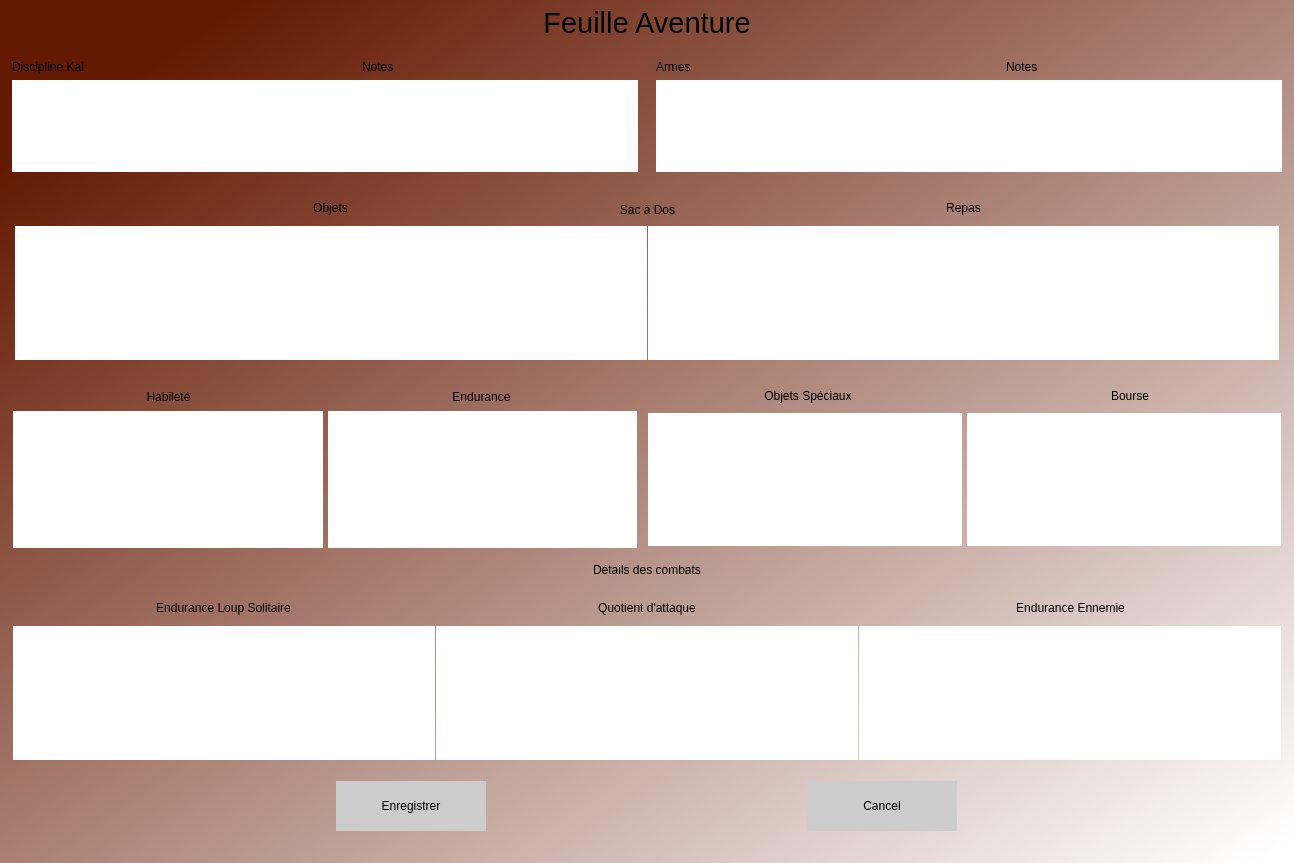
<?xml version="1.0" encoding="UTF-8"?>
<ui version="4.0">
 <class>EcranAventure</class>
 <widget class="QDialog" name="EcranAventure">
  <property name="geometry">
   <rect>
    <x>0</x>
    <y>0</y>
    <width>1294</width>
    <height>863</height>
   </rect>
  </property>
  <property name="windowTitle">
   <string>Dialog</string>
  </property>
  <layout class="QVBoxLayout" name="verticalLayout_2">
   <property name="spacing">
    <number>0</number>
   </property>
   <property name="leftMargin">
    <number>0</number>
   </property>
   <property name="topMargin">
    <number>0</number>
   </property>
   <property name="rightMargin">
    <number>0</number>
   </property>
   <property name="bottomMargin">
    <number>0</number>
   </property>
   <item>
    <widget class="QWidget" name="bgwidget" native="true">
     <property name="sizePolicy">
      <sizepolicy hsizetype="Expanding" vsizetype="Expanding">
       <horstretch>0</horstretch>
       <verstretch>0</verstretch>
      </sizepolicy>
     </property>
     <property name="autoFillBackground">
      <bool>false</bool>
     </property>
     <property name="styleSheet">
      <string notr="true">QWidget#bgwidget{
background: qlineargradient(spread:pad, x1:0.091, y1:0.101636, x2:0.991379, y2:0.977, stop:0 rgba(100, 25, 2, 255), stop:1 rgba(255, 255, 255, 255));}

</string>
     </property>
     <layout class="QVBoxLayout" name="verticalLayout">
      <property name="spacing">
       <number>0</number>
      </property>
      <property name="leftMargin">
       <number>0</number>
      </property>
      <property name="topMargin">
       <number>0</number>
      </property>
      <property name="rightMargin">
       <number>0</number>
      </property>
      <property name="bottomMargin">
       <number>0</number>
      </property>
      <item>
       <widget class="QGroupBox" name="titre_groupBox">
        <property name="sizePolicy">
         <sizepolicy hsizetype="Expanding" vsizetype="Expanding">
          <horstretch>0</horstretch>
          <verstretch>0</verstretch>
         </sizepolicy>
        </property>
        <property name="maximumSize">
         <size>
          <width>16777215</width>
          <height>100</height>
         </size>
        </property>
        <property name="styleSheet">
         <string notr="true">border: none;</string>
        </property>
        <property name="title">
         <string/>
        </property>
        <property name="alignment">
         <set>Qt::AlignCenter</set>
        </property>
        <layout class="QHBoxLayout" name="horizontalLayout">
         <property name="spacing">
          <number>0</number>
         </property>
         <property name="leftMargin">
          <number>0</number>
         </property>
         <property name="topMargin">
          <number>0</number>
         </property>
         <property name="rightMargin">
          <number>0</number>
         </property>
         <property name="bottomMargin">
          <number>0</number>
         </property>
         <item>
          <spacer name="titre_g_horizontalSpacer">
           <property name="orientation">
            <enum>Qt::Horizontal</enum>
           </property>
           <property name="sizeHint" stdset="0">
            <size>
             <width>40</width>
             <height>20</height>
            </size>
           </property>
          </spacer>
         </item>
         <item>
          <widget class="QLabel" name="titre_label">
           <property name="sizePolicy">
            <sizepolicy hsizetype="Maximum" vsizetype="Maximum">
             <horstretch>0</horstretch>
             <verstretch>0</verstretch>
            </sizepolicy>
           </property>
           <property name="maximumSize">
            <size>
             <width>300</width>
             <height>50</height>
            </size>
           </property>
           <property name="baseSize">
            <size>
             <width>0</width>
             <height>0</height>
            </size>
           </property>
           <property name="font">
            <font>
             <pointsize>22</pointsize>
            </font>
           </property>
           <property name="text">
            <string>Feuille Aventure</string>
           </property>
           <property name="alignment">
            <set>Qt::AlignCenter</set>
           </property>
          </widget>
         </item>
         <item>
          <spacer name="titre_d_horizontalSpacer">
           <property name="orientation">
            <enum>Qt::Horizontal</enum>
           </property>
           <property name="sizeHint" stdset="0">
            <size>
             <width>40</width>
             <height>20</height>
            </size>
           </property>
          </spacer>
         </item>
        </layout>
       </widget>
      </item>
      <item>
       <widget class="QGroupBox" name="section_1_groupBox">
        <property name="sizePolicy">
         <sizepolicy hsizetype="Expanding" vsizetype="Expanding">
          <horstretch>0</horstretch>
          <verstretch>0</verstretch>
         </sizepolicy>
        </property>
        <property name="maximumSize">
         <size>
          <width>16777215</width>
          <height>200</height>
         </size>
        </property>
        <property name="styleSheet">
         <string notr="true">border: none;</string>
        </property>
        <property name="title">
         <string/>
        </property>
        <layout class="QHBoxLayout" name="horizontalLayout_3">
         <property name="spacing">
          <number>0</number>
         </property>
         <property name="leftMargin">
          <number>0</number>
         </property>
         <property name="topMargin">
          <number>0</number>
         </property>
         <property name="rightMargin">
          <number>0</number>
         </property>
         <property name="bottomMargin">
          <number>0</number>
         </property>
         <item>
          <widget class="QGroupBox" name="discipline_kai_groupBox">
           <property name="sizePolicy">
            <sizepolicy hsizetype="Expanding" vsizetype="Preferred">
             <horstretch>0</horstretch>
             <verstretch>0</verstretch>
            </sizepolicy>
           </property>
           <property name="styleSheet">
            <string notr="true">border: none;</string>
           </property>
           <property name="title">
            <string/>
           </property>
           <layout class="QVBoxLayout" name="verticalLayout_4">
            <item>
             <widget class="QGroupBox" name="label_discipline_groupBox">
              <property name="sizePolicy">
               <sizepolicy hsizetype="Expanding" vsizetype="Expanding">
                <horstretch>0</horstretch>
                <verstretch>0</verstretch>
               </sizepolicy>
              </property>
              <property name="maximumSize">
               <size>
                <width>400</width>
                <height>70</height>
               </size>
              </property>
              <property name="title">
               <string/>
              </property>
              <layout class="QHBoxLayout" name="horizontalLayout_2">
               <property name="spacing">
                <number>0</number>
               </property>
               <property name="leftMargin">
                <number>0</number>
               </property>
               <property name="topMargin">
                <number>2</number>
               </property>
               <property name="rightMargin">
                <number>0</number>
               </property>
               <property name="bottomMargin">
                <number>0</number>
               </property>
               <item>
                <widget class="QLabel" name="discipline_label">
                 <property name="text">
                  <string>Discipline Kai</string>
                 </property>
                </widget>
               </item>
               <item>
                <widget class="QLabel" name="notes_label">
                 <property name="maximumSize">
                  <size>
                   <width>50</width>
                   <height>16777215</height>
                  </size>
                 </property>
                 <property name="text">
                  <string>Notes</string>
                 </property>
                </widget>
               </item>
              </layout>
             </widget>
            </item>
            <item>
             <widget class="QTextEdit" name="discipline_textEdit">
              <property name="sizePolicy">
               <sizepolicy hsizetype="Expanding" vsizetype="Expanding">
                <horstretch>0</horstretch>
                <verstretch>0</verstretch>
               </sizepolicy>
              </property>
              <property name="maximumSize">
               <size>
                <width>16777215</width>
                <height>16777215</height>
               </size>
              </property>
              <property name="html">
               <string>&lt;!DOCTYPE HTML PUBLIC &quot;-//W3C//DTD HTML 4.0//EN&quot; &quot;http://www.w3.org/TR/REC-html40/strict.dtd&quot;&gt;
&lt;html&gt;&lt;head&gt;&lt;meta name=&quot;qrichtext&quot; content=&quot;1&quot; /&gt;&lt;style type=&quot;text/css&quot;&gt;
p, li { white-space: pre-wrap; }
&lt;/style&gt;&lt;/head&gt;&lt;body style=&quot; font-family:'MS Shell Dlg 2'; font-size:7.8pt; font-weight:400; font-style:normal;&quot;&gt;
&lt;p style=&quot;-qt-paragraph-type:empty; margin-top:12px; margin-bottom:12px; margin-left:0px; margin-right:0px; -qt-block-indent:0; text-indent:0px;&quot;&gt;&lt;br /&gt;&lt;/p&gt;&lt;/body&gt;&lt;/html&gt;</string>
              </property>
             </widget>
            </item>
           </layout>
          </widget>
         </item>
         <item>
          <widget class="QGroupBox" name="armes_groupBox">
           <property name="sizePolicy">
            <sizepolicy hsizetype="Expanding" vsizetype="Expanding">
             <horstretch>0</horstretch>
             <verstretch>0</verstretch>
            </sizepolicy>
           </property>
           <property name="styleSheet">
            <string notr="true">border: none;</string>
           </property>
           <property name="title">
            <string/>
           </property>
           <layout class="QVBoxLayout" name="verticalLayout_3">
            <item>
             <widget class="QGroupBox" name="armes_label_groupBox">
              <property name="sizePolicy">
               <sizepolicy hsizetype="Maximum" vsizetype="Maximum">
                <horstretch>0</horstretch>
                <verstretch>0</verstretch>
               </sizepolicy>
              </property>
              <property name="maximumSize">
               <size>
                <width>400</width>
                <height>70</height>
               </size>
              </property>
              <property name="title">
               <string/>
              </property>
              <layout class="QHBoxLayout" name="horizontalLayout_4">
               <property name="spacing">
                <number>0</number>
               </property>
               <property name="leftMargin">
                <number>0</number>
               </property>
               <property name="topMargin">
                <number>2</number>
               </property>
               <property name="rightMargin">
                <number>0</number>
               </property>
               <property name="bottomMargin">
                <number>0</number>
               </property>
               <item>
                <widget class="QLabel" name="armes_label">
                 <property name="text">
                  <string>Armes</string>
                 </property>
                </widget>
               </item>
               <item>
                <widget class="QLabel" name="notes_label_2">
                 <property name="maximumSize">
                  <size>
                   <width>50</width>
                   <height>16777215</height>
                  </size>
                 </property>
                 <property name="text">
                  <string>Notes</string>
                 </property>
                </widget>
               </item>
              </layout>
             </widget>
            </item>
            <item>
             <widget class="QTextEdit" name="armes_textEdit">
              <property name="sizePolicy">
               <sizepolicy hsizetype="Expanding" vsizetype="Expanding">
                <horstretch>0</horstretch>
                <verstretch>0</verstretch>
               </sizepolicy>
              </property>
              <property name="maximumSize">
               <size>
                <width>16777215</width>
                <height>16777215</height>
               </size>
              </property>
             </widget>
            </item>
           </layout>
          </widget>
         </item>
        </layout>
       </widget>
      </item>
      <item>
       <widget class="QGroupBox" name="section_2_groupBox">
        <property name="styleSheet">
         <string notr="true">border: none;</string>
        </property>
        <property name="title">
         <string/>
        </property>
        <layout class="QHBoxLayout" name="horizontalLayout_14">
         <property name="spacing">
          <number>0</number>
         </property>
         <property name="leftMargin">
          <number>0</number>
         </property>
         <property name="topMargin">
          <number>0</number>
         </property>
         <property name="rightMargin">
          <number>0</number>
         </property>
         <property name="bottomMargin">
          <number>0</number>
         </property>
         <item>
          <widget class="QGroupBox" name="sac_a_dos_groupBox">
           <property name="title">
            <string/>
           </property>
           <layout class="QVBoxLayout" name="verticalLayout_7">
            <property name="spacing">
             <number>11</number>
            </property>
            <property name="leftMargin">
             <number>11</number>
            </property>
            <property name="topMargin">
             <number>11</number>
            </property>
            <property name="rightMargin">
             <number>11</number>
            </property>
            <property name="bottomMargin">
             <number>11</number>
            </property>
            <item>
             <widget class="QGroupBox" name="sac_label_groupBox">
              <property name="sizePolicy">
               <sizepolicy hsizetype="Expanding" vsizetype="Expanding">
                <horstretch>0</horstretch>
                <verstretch>0</verstretch>
               </sizepolicy>
              </property>
              <property name="maximumSize">
               <size>
                <width>16777215</width>
                <height>30</height>
               </size>
              </property>
              <property name="title">
               <string>Sac à Dos</string>
              </property>
              <property name="alignment">
               <set>Qt::AlignCenter</set>
              </property>
              <layout class="QHBoxLayout" name="horizontalLayout_10">
               <property name="spacing">
                <number>0</number>
               </property>
               <property name="leftMargin">
                <number>0</number>
               </property>
               <property name="topMargin">
                <number>0</number>
               </property>
               <property name="rightMargin">
                <number>0</number>
               </property>
               <property name="bottomMargin">
                <number>0</number>
               </property>
               <item>
                <widget class="QLabel" name="objet_sac_label">
                 <property name="text">
                  <string>Objets</string>
                 </property>
                 <property name="alignment">
                  <set>Qt::AlignCenter</set>
                 </property>
                 <property name="margin">
                  <number>0</number>
                 </property>
                </widget>
               </item>
               <item>
                <widget class="QLabel" name="repas_sac_label">
                 <property name="text">
                  <string>Repas</string>
                 </property>
                 <property name="alignment">
                  <set>Qt::AlignCenter</set>
                 </property>
                </widget>
               </item>
              </layout>
             </widget>
            </item>
            <item>
             <widget class="QGroupBox" name="sac_text_edit_groupBox">
              <property name="sizePolicy">
               <sizepolicy hsizetype="Expanding" vsizetype="Expanding">
                <horstretch>0</horstretch>
                <verstretch>0</verstretch>
               </sizepolicy>
              </property>
              <property name="title">
               <string/>
              </property>
              <layout class="QHBoxLayout" name="horizontalLayout_11">
               <property name="spacing">
                <number>1</number>
               </property>
               <property name="leftMargin">
                <number>1</number>
               </property>
               <property name="topMargin">
                <number>0</number>
               </property>
               <property name="rightMargin">
                <number>1</number>
               </property>
               <property name="bottomMargin">
                <number>1</number>
               </property>
               <item>
                <widget class="QTextEdit" name="objets_sac_textEdit"/>
               </item>
               <item>
                <widget class="QTextEdit" name="repas_sac_textEdit">
                 <property name="lineWidth">
                  <number>1</number>
                 </property>
                 <property name="html">
                  <string>&lt;!DOCTYPE HTML PUBLIC &quot;-//W3C//DTD HTML 4.0//EN&quot; &quot;http://www.w3.org/TR/REC-html40/strict.dtd&quot;&gt;
&lt;html&gt;&lt;head&gt;&lt;meta name=&quot;qrichtext&quot; content=&quot;1&quot; /&gt;&lt;style type=&quot;text/css&quot;&gt;
p, li { white-space: pre-wrap; }
&lt;/style&gt;&lt;/head&gt;&lt;body style=&quot; font-family:'MS Shell Dlg 2'; font-size:7.8pt; font-weight:400; font-style:normal;&quot;&gt;
&lt;p style=&quot;-qt-paragraph-type:empty; margin-top:12px; margin-bottom:12px; margin-left:0px; margin-right:0px; -qt-block-indent:0; text-indent:0px;&quot;&gt;&lt;br /&gt;&lt;/p&gt;&lt;/body&gt;&lt;/html&gt;</string>
                 </property>
                </widget>
               </item>
              </layout>
             </widget>
            </item>
           </layout>
          </widget>
         </item>
        </layout>
       </widget>
      </item>
      <item>
       <widget class="QGroupBox" name="section_3_groupBox">
        <property name="styleSheet">
         <string notr="true">border: none;</string>
        </property>
        <property name="title">
         <string/>
        </property>
        <layout class="QHBoxLayout" name="horizontalLayout_7">
         <property name="spacing">
          <number>0</number>
         </property>
         <property name="leftMargin">
          <number>0</number>
         </property>
         <property name="topMargin">
          <number>0</number>
         </property>
         <property name="rightMargin">
          <number>0</number>
         </property>
         <property name="bottomMargin">
          <number>0</number>
         </property>
         <item>
          <widget class="QGroupBox" name="habileter_endurance_groupBox">
           <property name="title">
            <string/>
           </property>
           <layout class="QVBoxLayout" name="verticalLayout_5">
            <property name="spacing">
             <number>7</number>
            </property>
            <item>
             <widget class="QGroupBox" name="habileter_endurance_label_groupBox">
              <property name="sizePolicy">
               <sizepolicy hsizetype="Expanding" vsizetype="Expanding">
                <horstretch>0</horstretch>
                <verstretch>0</verstretch>
               </sizepolicy>
              </property>
              <property name="maximumSize">
               <size>
                <width>16777215</width>
                <height>30</height>
               </size>
              </property>
              <property name="title">
               <string/>
              </property>
              <property name="alignment">
               <set>Qt::AlignCenter</set>
              </property>
              <layout class="QHBoxLayout" name="horizontalLayout_6">
               <property name="spacing">
                <number>0</number>
               </property>
               <property name="leftMargin">
                <number>0</number>
               </property>
               <property name="topMargin">
                <number>0</number>
               </property>
               <property name="rightMargin">
                <number>0</number>
               </property>
               <property name="bottomMargin">
                <number>0</number>
               </property>
               <item>
                <widget class="QLabel" name="habileter_label">
                 <property name="text">
                  <string>Habileté</string>
                 </property>
                 <property name="alignment">
                  <set>Qt::AlignCenter</set>
                 </property>
                 <property name="margin">
                  <number>0</number>
                 </property>
                </widget>
               </item>
               <item>
                <widget class="QLabel" name="endurance_label">
                 <property name="text">
                  <string>Endurance</string>
                 </property>
                 <property name="alignment">
                  <set>Qt::AlignCenter</set>
                 </property>
                </widget>
               </item>
              </layout>
             </widget>
            </item>
            <item>
             <widget class="QGroupBox" name="texte_edit_habileter_endurance_groupBox">
              <property name="sizePolicy">
               <sizepolicy hsizetype="Expanding" vsizetype="Expanding">
                <horstretch>0</horstretch>
                <verstretch>0</verstretch>
               </sizepolicy>
              </property>
              <property name="title">
               <string/>
              </property>
              <layout class="QHBoxLayout" name="horizontalLayout_5">
               <property name="spacing">
                <number>5</number>
               </property>
               <property name="leftMargin">
                <number>1</number>
               </property>
               <property name="topMargin">
                <number>0</number>
               </property>
               <property name="rightMargin">
                <number>1</number>
               </property>
               <property name="bottomMargin">
                <number>1</number>
               </property>
               <item>
                <widget class="QTextEdit" name="habileter_textEdit"/>
               </item>
               <item>
                <widget class="QTextEdit" name="endurance_textEdit">
                 <property name="lineWidth">
                  <number>1</number>
                 </property>
                </widget>
               </item>
              </layout>
             </widget>
            </item>
           </layout>
          </widget>
         </item>
         <item>
          <widget class="QGroupBox" name="objetsSpeciaux_bourse_groupBox">
           <property name="sizePolicy">
            <sizepolicy hsizetype="Expanding" vsizetype="Expanding">
             <horstretch>0</horstretch>
             <verstretch>0</verstretch>
            </sizepolicy>
           </property>
           <property name="title">
            <string/>
           </property>
           <layout class="QVBoxLayout" name="verticalLayout_6">
            <property name="spacing">
             <number>0</number>
            </property>
            <property name="leftMargin">
             <number>0</number>
            </property>
            <property name="topMargin">
             <number>0</number>
            </property>
            <property name="rightMargin">
             <number>0</number>
            </property>
            <property name="bottomMargin">
             <number>0</number>
            </property>
            <item>
             <widget class="QGroupBox" name="objetsSpeciaux_bourse_label_groupBox">
              <property name="sizePolicy">
               <sizepolicy hsizetype="Expanding" vsizetype="Expanding">
                <horstretch>0</horstretch>
                <verstretch>0</verstretch>
               </sizepolicy>
              </property>
              <property name="maximumSize">
               <size>
                <width>16777215</width>
                <height>37</height>
               </size>
              </property>
              <property name="title">
               <string/>
              </property>
              <layout class="QHBoxLayout" name="horizontalLayout_8">
               <property name="spacing">
                <number>0</number>
               </property>
               <property name="leftMargin">
                <number>0</number>
               </property>
               <property name="topMargin">
                <number>8</number>
               </property>
               <property name="rightMargin">
                <number>0</number>
               </property>
               <property name="bottomMargin">
                <number>0</number>
               </property>
               <item>
                <widget class="QLabel" name="objetsSpeciaux_label">
                 <property name="text">
                  <string>Objets Spéciaux</string>
                 </property>
                 <property name="alignment">
                  <set>Qt::AlignCenter</set>
                 </property>
                </widget>
               </item>
               <item>
                <widget class="QLabel" name="bourse_label">
                 <property name="text">
                  <string>Bourse</string>
                 </property>
                 <property name="alignment">
                  <set>Qt::AlignCenter</set>
                 </property>
                </widget>
               </item>
              </layout>
             </widget>
            </item>
            <item>
             <widget class="QGroupBox" name="objetsSpeciaux_bourse_text_edit_groupBox">
              <property name="sizePolicy">
               <sizepolicy hsizetype="Expanding" vsizetype="Expanding">
                <horstretch>0</horstretch>
                <verstretch>0</verstretch>
               </sizepolicy>
              </property>
              <property name="title">
               <string/>
              </property>
              <layout class="QHBoxLayout" name="horizontalLayout_9">
               <property name="spacing">
                <number>5</number>
               </property>
               <property name="leftMargin">
                <number>1</number>
               </property>
               <property name="topMargin">
                <number>10</number>
               </property>
               <property name="rightMargin">
                <number>10</number>
               </property>
               <property name="bottomMargin">
                <number>12</number>
               </property>
               <item>
                <widget class="QTextEdit" name="objetsSpeciaux_textEdit">
                 <property name="sizePolicy">
                  <sizepolicy hsizetype="Expanding" vsizetype="Expanding">
                   <horstretch>0</horstretch>
                   <verstretch>0</verstretch>
                  </sizepolicy>
                 </property>
                 <property name="lineWidth">
                  <number>1</number>
                 </property>
                </widget>
               </item>
               <item>
                <widget class="QTextEdit" name="bourse_textEdit">
                 <property name="sizePolicy">
                  <sizepolicy hsizetype="Expanding" vsizetype="Expanding">
                   <horstretch>0</horstretch>
                   <verstretch>0</verstretch>
                  </sizepolicy>
                 </property>
                 <property name="lineWidth">
                  <number>1</number>
                 </property>
                 <property name="midLineWidth">
                  <number>0</number>
                 </property>
                </widget>
               </item>
              </layout>
             </widget>
            </item>
           </layout>
          </widget>
         </item>
        </layout>
       </widget>
      </item>
      <item>
       <widget class="QGroupBox" name="section_4_groupBox">
        <property name="styleSheet">
         <string notr="true">border: none;</string>
        </property>
        <property name="title">
         <string>Détails des combats</string>
        </property>
        <property name="alignment">
         <set>Qt::AlignCenter</set>
        </property>
        <layout class="QHBoxLayout" name="horizontalLayout_15">
         <item>
          <widget class="QGroupBox" name="details_combat_groupBox">
           <property name="title">
            <string/>
           </property>
           <layout class="QVBoxLayout" name="verticalLayout_8">
            <property name="spacing">
             <number>11</number>
            </property>
            <property name="leftMargin">
             <number>0</number>
            </property>
            <property name="topMargin">
             <number>11</number>
            </property>
            <property name="rightMargin">
             <number>0</number>
            </property>
            <property name="bottomMargin">
             <number>11</number>
            </property>
            <item>
             <widget class="QGroupBox" name="details_combat_label_groupBox">
              <property name="sizePolicy">
               <sizepolicy hsizetype="Expanding" vsizetype="Expanding">
                <horstretch>0</horstretch>
                <verstretch>0</verstretch>
               </sizepolicy>
              </property>
              <property name="maximumSize">
               <size>
                <width>16777215</width>
                <height>30</height>
               </size>
              </property>
              <property name="title">
               <string/>
              </property>
              <property name="alignment">
               <set>Qt::AlignCenter</set>
              </property>
              <layout class="QHBoxLayout" name="horizontalLayout_12">
               <property name="spacing">
                <number>0</number>
               </property>
               <property name="leftMargin">
                <number>0</number>
               </property>
               <property name="topMargin">
                <number>0</number>
               </property>
               <property name="rightMargin">
                <number>0</number>
               </property>
               <property name="bottomMargin">
                <number>0</number>
               </property>
               <item>
                <widget class="QLabel" name="endurance_loup_label">
                 <property name="text">
                  <string>Endurance Loup Solitaire</string>
                 </property>
                 <property name="alignment">
                  <set>Qt::AlignCenter</set>
                 </property>
                 <property name="margin">
                  <number>0</number>
                 </property>
                </widget>
               </item>
               <item>
                <widget class="QLabel" name="quotient_attaque_label">
                 <property name="text">
                  <string>Quotient d'attaque</string>
                 </property>
                 <property name="alignment">
                  <set>Qt::AlignCenter</set>
                 </property>
                </widget>
               </item>
               <item>
                <widget class="QLabel" name="endurance_ennemie_label">
                 <property name="text">
                  <string>Endurance Ennemie</string>
                 </property>
                 <property name="alignment">
                  <set>Qt::AlignCenter</set>
                 </property>
                </widget>
               </item>
              </layout>
             </widget>
            </item>
            <item>
             <widget class="QGroupBox" name="details_combat_text_edit_groupBox">
              <property name="sizePolicy">
               <sizepolicy hsizetype="Expanding" vsizetype="Expanding">
                <horstretch>0</horstretch>
                <verstretch>0</verstretch>
               </sizepolicy>
              </property>
              <property name="title">
               <string/>
              </property>
              <layout class="QHBoxLayout" name="horizontalLayout_13">
               <property name="spacing">
                <number>1</number>
               </property>
               <property name="leftMargin">
                <number>1</number>
               </property>
               <property name="topMargin">
                <number>0</number>
               </property>
               <property name="rightMargin">
                <number>1</number>
               </property>
               <property name="bottomMargin">
                <number>1</number>
               </property>
               <item>
                <widget class="QTextEdit" name="endurance_loup_textEdit"/>
               </item>
               <item>
                <widget class="QTextEdit" name="quotient_attaque_textEdit"/>
               </item>
               <item>
                <widget class="QTextEdit" name="endurance_ennemie_textEdit">
                 <property name="lineWidth">
                  <number>1</number>
                 </property>
                </widget>
               </item>
              </layout>
             </widget>
            </item>
            <item>
             <widget class="QGroupBox" name="save_cancel_groupBox">
              <property name="title">
               <string/>
              </property>
              <layout class="QHBoxLayout" name="horizontalLayout_16">
               <item>
                <widget class="QPushButton" name="save_pushButton">
                 <property name="sizePolicy">
                  <sizepolicy hsizetype="Maximum" vsizetype="Maximum">
                   <horstretch>0</horstretch>
                   <verstretch>0</verstretch>
                  </sizepolicy>
                 </property>
                 <property name="minimumSize">
                  <size>
                   <width>150</width>
                   <height>50</height>
                  </size>
                 </property>
                 <property name="maximumSize">
                  <size>
                   <width>150</width>
                   <height>50</height>
                  </size>
                 </property>
                 <property name="baseSize">
                  <size>
                   <width>0</width>
                   <height>0</height>
                  </size>
                 </property>
                 <property name="styleSheet">
                  <string notr="true">:!active, :active{
border-style: 1px;
background: rgb(204,204,204);
}
:hover{
border-style: 1px;
background: rgb(100,255,100);
}
</string>
                 </property>
                 <property name="text">
                  <string>Enregistrer</string>
                 </property>
                </widget>
               </item>
               <item>
                <widget class="QPushButton" name="cancel_pushButton">
                 <property name="sizePolicy">
                  <sizepolicy hsizetype="Fixed" vsizetype="Fixed">
                   <horstretch>0</horstretch>
                   <verstretch>0</verstretch>
                  </sizepolicy>
                 </property>
                 <property name="minimumSize">
                  <size>
                   <width>150</width>
                   <height>50</height>
                  </size>
                 </property>
                 <property name="maximumSize">
                  <size>
                   <width>150</width>
                   <height>50</height>
                  </size>
                 </property>
                 <property name="baseSize">
                  <size>
                   <width>50</width>
                   <height>30</height>
                  </size>
                 </property>
                 <property name="styleSheet">
                  <string notr="true">:!active, :active{
border-style: 1px;
background: rgb(204,204,204);
}
:hover{
border-style: 1px;
background: rgb(100,255,100);
}
</string>
                 </property>
                 <property name="text">
                  <string>Cancel</string>
                 </property>
                </widget>
               </item>
              </layout>
             </widget>
            </item>
           </layout>
          </widget>
         </item>
        </layout>
       </widget>
      </item>
     </layout>
    </widget>
   </item>
  </layout>
 </widget>
 <resources/>
 <connections/>
</ui>
